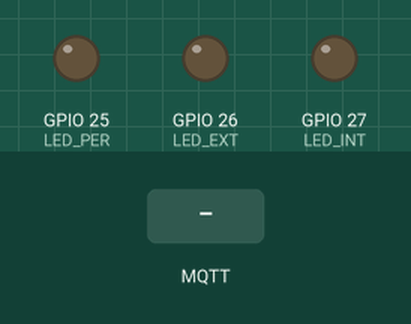
This sketch was run on a simulated ESP32. On the bench: output pins drawn as LEDs (lit = HIGH). The inputs (shaded band) are chosen by the test bench. WiFi joins after 1.5 s; servers stay silent unless stated; random numbers use the default seed unless the sketch sets one; no MQTT or app messages arrive unless stated; what the sketch prints to the serial monitor is not drawn.

Above: at 2.7 s.
2.8 s: MQTT message "1" arrives on the first subscribed topic
At 3.1 s:
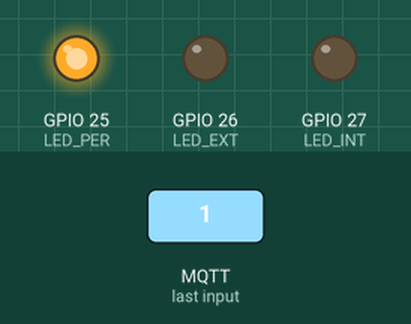
4.3 s: MQTT message "1" arrives on the second subscribed topic
At 5.4 s:
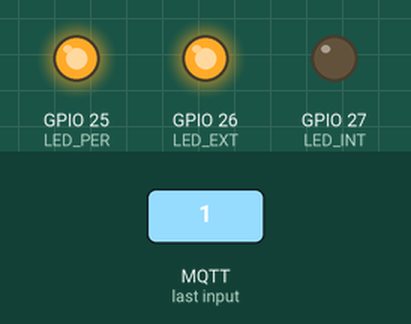
5.8 s: MQTT message "1" arrives on the third subscribed topic
At 6.6 s:
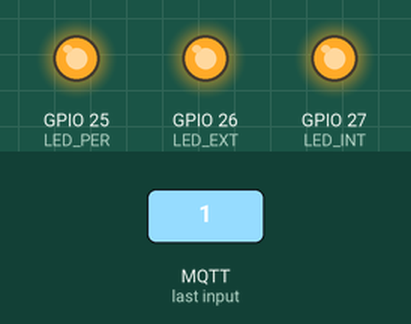
Timing chart, 0 to 8.8 s (numbered marks = the images above; inputs shaded):
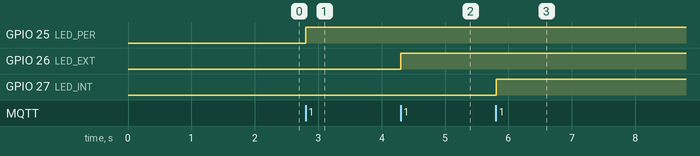

Measured:
- after the input at 2.8 s, GPIO 25 (LED_PER): LOW → HIGH at once
- after the input at 4.3 s, GPIO 26 (LED_EXT): LOW → HIGH at once
- after the input at 5.8 s, GPIO 27 (LED_INT): LOW → HIGH at once

The sketch:

sensor_pale_led.ino
```cpp
#include <WiFi.h>
#include <PubSubClient.h>

// --- CONFIGURACIÓN DE PINES (LEDS) ---
// He puesto estos pines por poner algo, porque como aun no se cuales vamos a usar
const int LED_PER = 25; // Línea de Personalizados
const int LED_EXT = 26; // Línea de Exterior
const int LED_INT = 27; // Línea de Interior

// WIFI, sin doxearme las credenciales
const char* ssid = "*";
const char* password = "*";

// Aqui esta todo lo del Broker y MQTT
const char* mqtt_broker = "broker.emqx.io";
const int mqtt_port = 1883;
const char* mqtt_username = "emqx";
const char* mqtt_password = "public";

// Los tres topics de los contadores
const char* topic_per = "emqx/ESP32_R/pub/palet_per";
const char* topic_ext = "emqx/ESP32_R/pub/palet_ext";
const char* topic_int = "emqx/ESP32_R/pub/palet_int";

WiFiClient espClient;
PubSubClient client(espClient);

// Declaración de funciones
void setup_wifi();
void reconnect();
void callback(char* topic, byte* payload, unsigned int length);

void setup() {
  Serial.begin(115200);

  pinMode(LED_PER, OUTPUT);
  pinMode(LED_EXT, OUTPUT);
  pinMode(LED_INT, OUTPUT);
  digitalWrite(LED_PER, LOW);
  digitalWrite(LED_EXT, LOW);
  digitalWrite(LED_INT, LOW);

  setup_wifi();
  client.setServer(mqtt_broker, mqtt_port);
  client.setCallback(callback);
}

void loop() {
  if (!client.connected()) {
    reconnect();
  }
  client.loop();
}

void setup_wifi() {
  delay(10);
  Serial.println();
  Serial.print("Conectando a ");
  Serial.println(ssid);

  WiFi.begin(ssid, password);

  while (WiFi.status() != WL_CONNECTED) {
    delay(500);
    Serial.print(".");
  }

  Serial.println("");
  Serial.println("WiFi conectada");
  Serial.println("Dirección IP: ");
  Serial.println(WiFi.localIP());
}

void reconnect() {
  while (!client.connected()) {
    Serial.print("Intentando conexión MQTT...");

    // Crear un ID de cliente aleatorio
    String clientId = "ESP32Client-AvisoPalets-";
    clientId += String(random(0, 0xffff), HEX);

    if (client.connect(clientId.c_str(), mqtt_username, mqtt_password)) {
      Serial.println("conectado");

      client.subscribe(topic_per);
      client.subscribe(topic_ext);
      client.subscribe(topic_int);
    } else {
      Serial.print("falló, rc=");
      Serial.print(client.state());
      Serial.println(" intentando de nuevo en 5 segundos");
      delay(5000);
    }
  }
}

// Callback que se ejecutara cada vez que se reciba un mensaje en cualquiera de los topics
void callback(char* topic, byte* payload, unsigned int length) {
  Serial.print("Aviso recibido en el topic: ");
  Serial.println(topic);


  if (strcmp(topic, topic_per) == 0) {
    Serial.println("-> ATENCIÓN: Palet PERSONALIZADO al límite de capacidad.");
    digitalWrite(LED_PER, HIGH);
  }
  else if (strcmp(topic, topic_ext) == 0) {
    Serial.println("-> ATENCIÓN: Palet EXTERNO al límite de capacidad.");
    digitalWrite(LED_EXT, HIGH);
  }
  else if (strcmp(topic, topic_int) == 0) {
    Serial.println("-> ATENCIÓN: Palet INTERNO al límite de capacidad.");
    digitalWrite(LED_INT, HIGH);
  }
}
```
